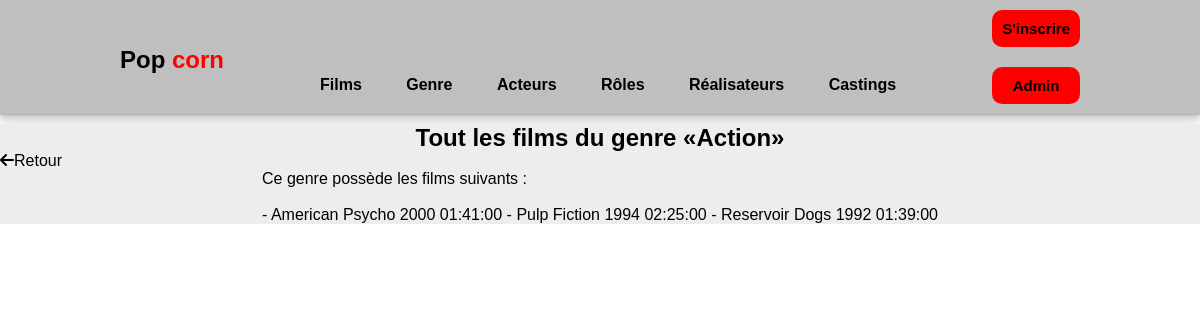
/index.php?action=detailsGenre&id=2, run on an earlier commit of the app's database.
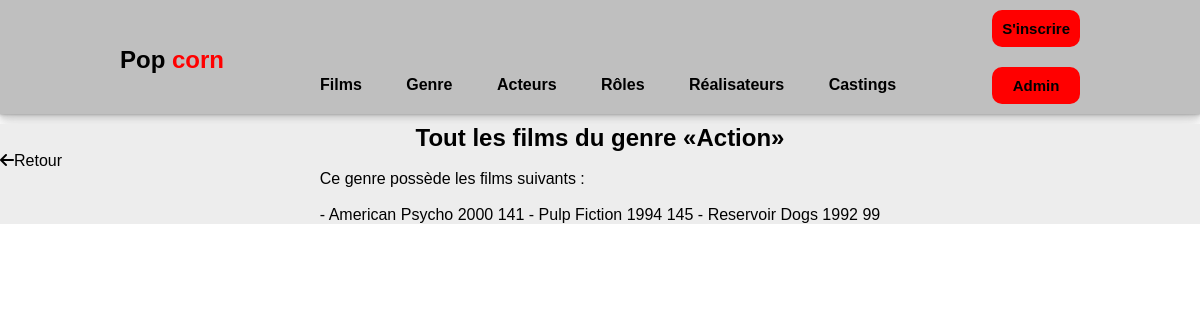
And on a later commit of the database.
### tables this page shows
CREATE TABLE IF NOT EXISTS `movie` (
  `id_movie` int(11) NOT NULL AUTO_INCREMENT,
  `movie_name` varchar(50) DEFAULT NULL,
  `release_year` year(4) DEFAULT NULL,
  `movie_length` int(11) DEFAULT NULL,
  `synopsis` longtext,
  `url_img` longtext,
  `genre_id` int(11) DEFAULT NULL,
  `director_id` int(11) DEFAULT NULL,
  `note` int(11) DEFAULT NULL,
  PRIMARY KEY (`id_movie`),
  KEY `FK1_movie_genre` (`genre_id`),
  KEY `FK2_movie_director` (`director_id`),
  CONSTRAINT `FK1_movie_genre` FOREIGN KEY (`genre_id`) REFERENCES `genre` (`id_genre`),
  CONSTRAINT `FK2_movie_director` FOREIGN KEY (`director_id`) REFERENCES `director` (`id_director`)
);

### controller/CinemaController.php (called while the page is built, shortened)
<?php
class CinemaController
{
	public function detailsGenre($id_genre)
	{
		$pdo = Connect::connectToDb();
		$request_genre_list_movies = $pdo->prepare("
			SELECT m.movie_name, m.release_year, m.movie_length, m.genre_id, genre_name, m.id_movie
			FROM movie m
			INNER JOIN genre g ON g.id_genre = m.genre_id
			WHERE g.id_genre = :id_genre
			ORDER BY release_year DESC
		");
		$request_genre_list_movies->execute(["id_genre" => $id_genre]);
		require "view/detailsGenre.php";
	}
}

### view/detailsGenre.php (the view, shortened to what this page needs)
<a href="index.php?action=listGenres" class="button"><i class="fa-solid fa-arrow-left"></i>Retour</a>
	<div class="movie-card-list">
		<div class="movie-card-detail">
				<span>Ce genre possède les films suivants : <br><br></span>
		<?php
			if($request_genre_list_movies->rowCount()>0){
				foreach($request_genre_list_movies->fetchAll() as $genre_list_movies){ ?>
				<span> - <a href="index.php?action=detailsMovie&id=<?=$genre_list_movies['id_movie']?>"><?= $genre_list_movies["movie_name"]." ". $genre_list_movies["release_year"]."</a> ".$genre_list_movies["movie_length"]?></span>
				<?php
}
}else{ ?>
	<span class="error">Aucun films ajoutés a ce genre pour le moment.</span>
	<?php
} ?>
</div>
</div>
<?php
require "view/template.php";?>

What changed in the data, as far as the page shows it:
changed movie "American Psycho": movie_length "01:41:00" → "141"
changed movie "Pulp Fiction": movie_length "02:25:00" → "145"
changed movie "Reservoir Dogs": movie_length "01:39:00" → "99"
